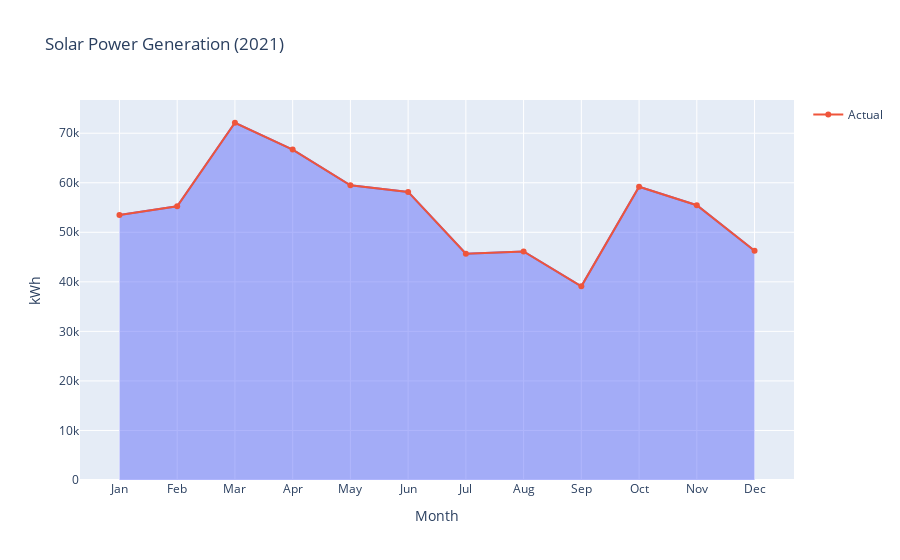

Notebook code cell kept with this figure:
### Code cell
import plotly.express as px

chiller_data = {
    'Month': ['Jan','Feb','Mar','Apr','May','Jun','Jul','Aug','Sep','Oct','Nov','Dec'],
    'Consumption': solar_data,
}

fig = px.area(chiller_data, x='Month', y='Consumption',
             title="Solar Power Generation (2021)",
             labels={'Consumption':'kWh'})
fig.add_scatter(x=chiller_data['Month'], y=chiller_data['Consumption'], 
               mode='lines+markers', name='Actual')
fig.show()

### Figure 1 — Plotly figure (JSON) as saved in the notebook; plotly's stock layout.template omitted (floating-point values rounded to 4 significant figures)
{"data": [{"fillpattern": {"shape": ""}, "hovertemplate": "Month=%{x}<br>kWh=%{y}<extra></extra>", "legendgroup": "", "line": {"color": "#636efa"}, "marker": {"symbol": "circle"}, "mode": "lines", "name": "", "orientation": "v", "showlegend": false, "stackgroup": "1", "type": "scatter", "x": ["Jan", "Feb", "Mar", "Apr", "May", "Jun", "Jul", "Aug", "Sep", "Oct", "Nov", "Dec"], "xaxis": "x", "y": [53490.0, 55250.0, 72110.0, 66690.0, 59500.0, 58150.0, 45680.0, 46140.0, 39110.0, 59190.0, 55470.0, 46260.0], "yaxis": "y"}, {"mode": "lines+markers", "name": "Actual", "type": "scatter", "x": ["Jan", "Feb", "Mar", "Apr", "May", "Jun", "Jul", "Aug", "Sep", "Oct", "Nov", "Dec"], "y": [53492, 55250, 72111, 66687, 59496, 58152, 45676, 46142, 39108, 59193, 55470, 46258]}], "layout": {"legend": {"tracegroupgap": 0}, "title": {"text": "Solar Power Generation (2021)"}, "xaxis": {"anchor": "y", "domain": [0, 1], "title": {"text": "Month"}}, "yaxis": {"anchor": "x", "domain": [0, 1], "title": {"text": "kWh"}}}}
